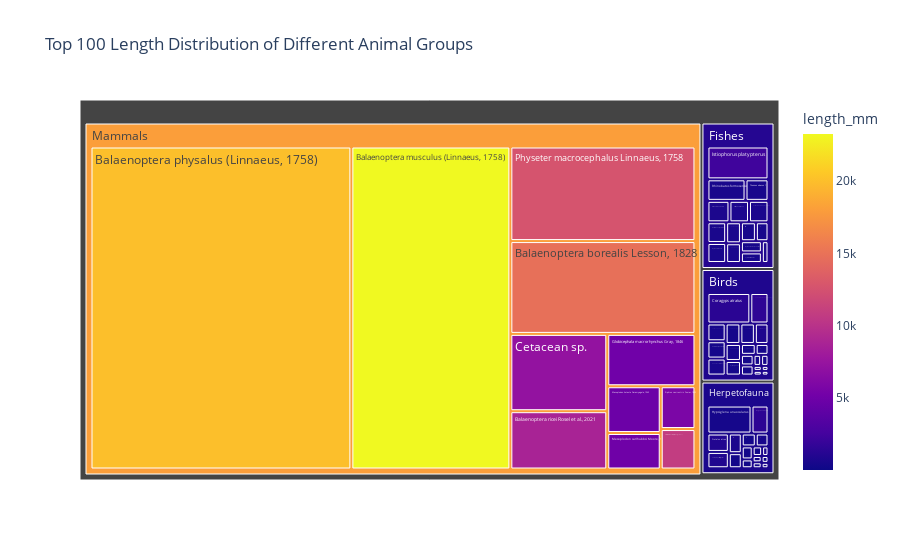

Source (notebook cell):
### Code cell
import pandas as pd

# import the following jsons and visualize their respective length columns
import matplotlib.pyplot as plt
import plotly.express as px

# Load the JSON files into DataFrames
mammals_df = pd.read_json('mammals_10k_rand_1_norm.json')
fishes_df = pd.read_json('fishes_10k_rand_1_norm.json')
inv_df = pd.read_json('inv_10k_rand_1_norm.json')
birds_df = pd.read_json('birds_10k_rand_1_norm.json')
herp_df = pd.read_json('herp_10k_rand_1_norm.json')

# Select the 100 longest lengths from each DataFrame
mammals_top100 = mammals_df.nlargest(100, 'length_mm')
fishes_top100 = fishes_df.nlargest(100, 'length_mm')
inv_top100 = inv_df.nlargest(100, 'length_mm')
birds_top100 = birds_df.nlargest(100, 'length_mm')
herp_top100 = herp_df.nlargest(100, 'length_mm')

# Plot the length columns as scatter plots
plt.figure(figsize=(12, 8))

plt.scatter(mammals_top100.index, mammals_top100['length_mm'], alpha=0.5, label='Mammals')
plt.scatter(fishes_top100.index, fishes_top100['length_mm'], alpha=0.5, label='Fishes')
plt.scatter(inv_top100.index, inv_top100['length_mm'], alpha=0.5, label='Invertebrates')
plt.scatter(birds_top100.index, birds_top100['length_mm'], alpha=0.5, label='Birds')
plt.scatter(herp_top100.index, herp_top100['length_mm'], alpha=0.5, label='Herpetofauna')

plt.xlabel('Index')
plt.ylabel('Length (mm)')
plt.title('Top 100 Length Distribution of Different Animal Groups')
plt.legend()
plt.show()

# Combine the top 100 lengths from each DataFrame into a single DataFrame
combined_df = pd.concat([
    mammals_top100.assign(Group='Mammals'),
    fishes_top100.assign(Group='Fishes'),
    inv_top100.assign(Group='Invertebrates'),
    birds_top100.assign(Group='Birds'),
    herp_top100.assign(Group='Herpetofauna')
])

# Create a tree map
fig = px.treemap(combined_df, path=['Group', 'title'], values='length_mm', 
                 title='Top 100 Length Distribution of Different Animal Groups',
                 color='length_mm', hover_data=['length_mm'])

fig.show()
# import matplotlib.pyplot as plt

# # Select the 100 longest lengths from each DataFrame
# mammals_top100 = mammals_df.nlargest(100, 'length_mm')
# fishes_top100 = fishes_df.nlargest(100, 'length_mm')
# inv_top100 = inv_df.nlargest(100, 'length_mm')
# birds_top100 = birds_df.nlargest(100, 'length_mm')
# herp_top100 = herp_df.nlargest(100, 'length_mm')

# # Plot the length columns as scatter plots
# plt.figure(figsize=(12, 8))

# plt.scatter(mammals_top100.index, mammals_top100['length_mm'], alpha=0.5, label='Mammals')
# plt.scatter(fishes_top100.index, fishes_top100['length_mm'], alpha=0.5, label='Fishes')
# plt.scatter(inv_top100.index, inv_top100['length_mm'], alpha=0.5, label='Invertebrates')
# plt.scatter(birds_top100.index, birds_top100['length_mm'], alpha=0.5, label='Birds')
# plt.scatter(herp_top100.index, herp_top100['length_mm'], alpha=0.5, label='Herpetofauna')

# plt.xlabel('Index')
# plt.ylabel('Length (mm)')
# plt.title('Top 100 Length Distribution of Different Animal Groups')
# plt.legend()
# plt.show()
# # Create a tree chart to visualize the hierarchical structure of the data
# import plotly.express as px

# # Combine the top 100 lengths from each DataFrame into a single DataFrame
# combined_df = pd.concat([
#     mammals_top100.assign(Group='Mammals'),
#     fishes_top100.assign(Group='Fishes'),
#     inv_top100.assign(Group='Invertebrates'),
#     birds_top100.assign(Group='Birds'),
#     herp_top100.assign(Group='Herpetofauna')
# ])

# # Create a tree map
# fig = px.treemap(combined_df, path=['Group', 'title'], values='length_mm', 
#                  title='Top 100 Length Distribution of Different Animal Groups',
#                  color='length_mm', hover_data=['length_mm'])

# fig.show()

### Figure 1 — Plotly figure (JSON) as saved in the notebook; plotly's stock layout.template omitted (floating-point values rounded to 4 significant figures; data arrays with more than 128 entries replaced by an {"elided": "..."} marker saying what was removed)
{"data": [{"branchvalues": "total", "customdata": {"elided": "76x2 float values"}, "domain": {"x": [0, 1], "y": [0, 1]}, "hovertemplate": "labels=%{label}<br>length_mm_sum=%{value}<br>parent=%{parent}<br>id=%{id}<br>length_mm=%{color}<extra></extra>", "ids": ["Fishes/Acanthocybium solandri", "Birds/Accipiter cooperii", "Herpetofauna/Agkistrodon contortrix", "Herpetofauna/Ahaetulla mycterizans", "Herpetofauna/Amphisbaena fuliginosa", "Mammals/Balaenoptera borealis Lesson, 1828", "Mammals/Balaenoptera musculus (Linnaeus, 1758)", "Mammals/Balaenoptera physalus (Linnaeus, 1758)", "Mammals/Balaenoptera ricei Rosel et al., 2021", "Herpetofauna/Boiga dendrophila", "Invertebrates/Boreotrophon bentleyi", "Herpetofauna/Bothriechis schlegelii", "Herpetofauna/Candoia paulsoni tasmai", "Fishes/Carcharhinus amblyrhynchos", "Birds/Cathartes burrovianus urubitinga", "Mammals/Cetacean sp.", "Birds/Coccyzus americanus", "Birds/Columba squamosa", "Invertebrates/Conus amphiurgus", "Invertebrates/Conus signae", "Invertebrates/Conus venezuelensis", "Birds/Coragyps atratus", "Birds/Corvus brachyrhynchos brachyrhynchos", "Birds/Corvus brachyrhynchos paulus", "Birds/Corvus corone sharpii", "Invertebrates/Crangonyx castellanum", "Invertebrates/Crangonyx floridanus", "Invertebrates/Crangonyx setodactylus", "Invertebrates/Crangonyx sp.", "Herpetofauna/Crotalus atrox", "Birds/Cyanopica cyana stegmanni", "Herpetofauna/Erythrolamprus ocellatus", "Mammals/Eschrichtius robustus (Lilljeborg, 1861)", "Mammals/Globicephala macrorhynchus Gray, 1846", "Birds/Gracula religiosa robusta", "Fishes/Gymnothorax enigmaticus", "Fishes/Gymnothorax fimbriatus", "Fishes/Gymnothorax isingteena", "Fishes/Gymnothorax javanicus", "Fishes/Gymnura zonura", "Fishes/Himantura undulata", "Herpetofauna/Hypsiglena chlorophaea chlorophaea", "Herpetofauna/Hypsiglena chlorophaea deserticola", "Herpetofauna/Hypsiglena unaocularus", "Fishes/Istiophorus platypterus", "Fishes/Katsuwonus pelamis", "Herpetofauna/Lampropeltis calligaster", "Fishes/Lethrinus cf. olivaceus", "Herpetofauna/Liotyphlops anops", "Birds/Macropygia phasianella cinnamomea", "Birds/Macropygia phasianella elassa", "Mammals/Mesoplodon carlhubbsi Moore, 1963", "Mammals/Mesoplodon hotaula Deraniyagala, 1963", "Herpetofauna/Micrurus hemprichii", "Birds/Nyctibius grandis", "Birds/Philemon albitorques", "Mammals/Physeter macrocephalus Linnaeus, 1758", "Birds/Pica pica camtschatica", "Fishes/Pristiophorus lanae", "Herpetofauna/Psammodynastes pulverulentus", "Fishes/Rhinobatos formosensis", "Birds/Sturnus vulgaris vulgaris", "Invertebrates/Stygobromus vitreus", "Fishes/Thunnus obesus ?", "Birds/Turdus leucomelas leucomelas", "Fishes/Tylosurus crocodilus", "Birds/Tyrannus tyrannus", "Birds/Urocissa erythrorhyncha magnirostris", "Herpetofauna/Xenochrophis piscator", "Birds/Zenaida asiatica mearnsi", "Mammals/Ziphius cavirostris Cuvier, 1823", "Birds", "Fishes", "Herpetofauna", "Invertebrates", "Mammals"], "labels": ["Acanthocybium solandri", "Accipiter cooperii", "Agkistrodon contortrix", "Ahaetulla mycterizans", "Amphisbaena fuliginosa", "Balaenoptera borealis Lesson, 1828", "Balaenoptera musculus (Linnaeus, 1758)", "Balaenoptera physalus (Linnaeus, 1758)", "Balaenoptera ricei Rosel et al., 2021", "Boiga dendrophila", "Boreotrophon bentleyi", "Bothriechis schlegelii", "Candoia paulsoni tasmai", "Carcharhinus amblyrhynchos", "Cathartes burrovianus urubitinga", "Cetacean sp.", "Coccyzus americanus", "Columba squamosa", "Conus amphiurgus", "Conus signae", "Conus venezuelensis", "Coragyps atratus", "Corvus brachyrhynchos brachyrhynchos", "Corvus brachyrhynchos paulus", "Corvus corone sharpii", "Crangonyx castellanum", "Crangonyx floridanus", "Crangonyx setodactylus", "Crangonyx sp.", "Crotalus atrox", "Cyanopica cyana stegmanni", "Erythrolamprus ocellatus", "Eschrichtius robustus (Lilljeborg, 1861)", "Globicephala macrorhynchus Gray, 1846", "Gracula religiosa robusta", "Gymnothorax enigmaticus", "Gymnothorax fimbriatus", "Gymnothorax isingteena", "Gymnothorax javanicus", "Gymnura zonura", "Himantura undulata", "Hypsiglena chlorophaea chlorophaea", "Hypsiglena chlorophaea deserticola", "Hypsiglena unaocularus", "Istiophorus platypterus", "Katsuwonus pelamis", "Lampropeltis calligaster", "Lethrinus cf. olivaceus", "Liotyphlops anops", "Macropygia phasianella cinnamomea", "Macropygia phasianella elassa", "Mesoplodon carlhubbsi Moore, 1963", "Mesoplodon hotaula Deraniyagala, 1963", "Micrurus hemprichii", "Nyctibius grandis", "Philemon albitorques", "Physeter macrocephalus Linnaeus, 1758", "Pica pica camtschatica", "Pristiophorus lanae", "Psammodynastes pulverulentus", "Rhinobatos formosensis", "Sturnus vulgaris vulgaris", "Stygobromus vitreus", "Thunnus obesus ?", "Turdus leucomelas leucomelas", "Tylosurus crocodilus", "Tyrannus tyrannus", "Urocissa erythrorhyncha magnirostris", "Xenochrophis piscator", "Zenaida asiatica mearnsi", "Ziphius cavirostris Cuvier, 1823", "Birds", "Fishes", "Herpetofauna", "Invertebrates", "Mammals"], "marker": {"coloraxis": "coloraxis", "colors": [606, 785, 192, 745, 289, 14830.0, 23260.0, 19990.0, 8690, 1450, 18.97, 220, 500, 620, 1560, 7200, 429, 394, 40.1, 57.7, 25.08, 1339.0, 460, 460.5, 476.3, 5, 4.7, 9.7, 5.1, 960, 392, 450, 10800, 5070, 367.3, 489, 645, 750, 487.2, 555, 700, 340.2, 346, 396.9, 2312, 574, 851, 495, 325, 375, 377, 5000, 4800, 620, 359, 360, 12660.0, 470, 724, 315, 567, 377, 5.7, 570, 359, 460, 352, 520, 235, 497.2, 5710, 804.7, 1077.0, 628.9, 34.24, 18050.0]}, "name": "", "parents": ["Fishes", "Birds", "Herpetofauna", "Herpetofauna", "Herpetofauna", "Mammals", "Mammals", "Mammals", "Mammals", "Herpetofauna", "Invertebrates", "Herpetofauna", "Herpetofauna", "Fishes", "Birds", "Mammals", "Birds", "Birds", "Invertebrates", "Invertebrates", "Invertebrates", "Birds", "Birds", "Birds", "Birds", "Invertebrates", "Invertebrates", "Invertebrates", "Invertebrates", "Herpetofauna", "Birds", "Herpetofauna", "Mammals", "Mammals", "Birds", "Fishes", "Fishes", "Fishes", "Fishes", "Fishes", "Fishes", "Herpetofauna", "Herpetofauna", "Herpetofauna", "Fishes", "Fishes", "Herpetofauna", "Fishes", "Herpetofauna", "Birds", "Birds", "Mammals", "Mammals", "Herpetofauna", "Birds", "Birds", "Mammals", "Birds", "Fishes", "Herpetofauna", "Fishes", "Birds", "Invertebrates", "Fishes", "Birds", "Fishes", "Birds", "Birds", "Herpetofauna", "Birds", "Mammals", "", "", "", "", ""], "type": "treemap", "values": [3030, 3140, 576, 745, 1734, 132100, 394800, 647820, 43450, 5800, 94.85, 1100, 2000, 4340, 6240, 57600, 429, 3546, 120.3, 230.8, 25.08, 14715, 920, 460.5, 3334.0, 5, 14.1, 87.3, 20.4, 4800, 1568, 450, 10800, 35490, 2938.0, 2934, 3225, 1500, 2436, 3885, 4900, 2376, 692, 15053, 20808, 4018, 4255, 2475, 650, 1500, 377, 15000, 19200, 3100, 2513, 1800, 134580, 940, 4344, 2205, 8505, 3393, 39.9, 5130, 1436, 2300, 352, 3640, 1175, 3480, 11420, 56720.0, 73830, 46711, 637.7, 1502260]}], "layout": {"coloraxis": {"colorbar": {"title": {"text": "length_mm"}}, "colorscale": [[0, "#0d0887"], [0.1111, "#46039f"], [0.2222, "#7201a8"], [0.3333, "#9c179e"], [0.4444, "#bd3786"], [0.5556, "#d8576b"], [0.6667, "#ed7953"], [0.7778, "#fb9f3a"], [0.8889, "#fdca26"], [1, "#f0f921"]]}, "legend": {"tracegroupgap": 0}, "title": {"text": "Top 100 Length Distribution of Different Animal Groups"}}}
